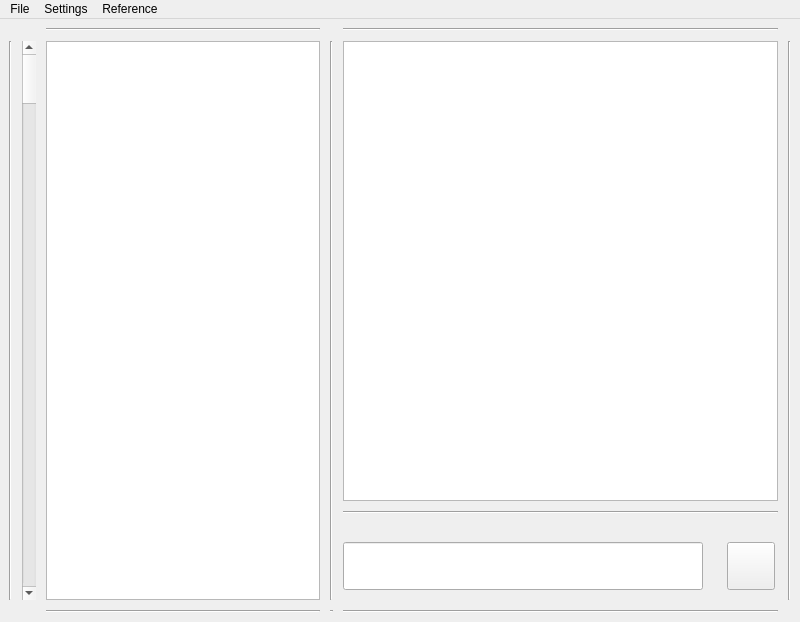
<?xml version="1.0" encoding="UTF-8"?>
<ui version="4.0">
 <class>MainWindow</class>
 <widget class="QMainWindow" name="MainWindow">
  <property name="geometry">
   <rect>
    <x>0</x>
    <y>0</y>
    <width>800</width>
    <height>622</height>
   </rect>
  </property>
  <property name="minimumSize">
   <size>
    <width>800</width>
    <height>622</height>
   </size>
  </property>
  <property name="maximumSize">
   <size>
    <width>800</width>
    <height>622</height>
   </size>
  </property>
  <property name="windowTitle">
   <string>MainWindow</string>
  </property>
  <widget class="QWidget" name="centralwidget">
   <property name="minimumSize">
    <size>
     <width>800</width>
     <height>600</height>
    </size>
   </property>
   <property name="maximumSize">
    <size>
     <width>800</width>
     <height>16777215</height>
    </size>
   </property>
   <layout class="QGridLayout" name="gridLayout_2" rowstretch="0,0,0">
    <property name="spacing">
     <number>10</number>
    </property>
    <item row="1" column="5">
     <layout class="QGridLayout" name="gridLayout">
      <item row="0" column="0">
       <widget class="QTextEdit" name="display">
        <property name="minimumSize">
         <size>
          <width>435</width>
          <height>450</height>
         </size>
        </property>
        <property name="maximumSize">
         <size>
          <width>440</width>
          <height>460</height>
         </size>
        </property>
       </widget>
      </item>
      <item row="1" column="0">
       <widget class="Line" name="line_10">
        <property name="orientation">
         <enum>Qt::Horizontal</enum>
        </property>
       </widget>
      </item>
      <item row="2" column="0">
       <layout class="QFormLayout" name="formLayout">
        <property name="labelAlignment">
         <set>Qt::AlignCenter</set>
        </property>
        <property name="formAlignment">
         <set>Qt::AlignJustify|Qt::AlignVCenter</set>
        </property>
        <property name="horizontalSpacing">
         <number>24</number>
        </property>
        <property name="verticalSpacing">
         <number>5</number>
        </property>
        <item row="0" column="0">
         <widget class="Line" name="line_6">
          <property name="orientation">
           <enum>Qt::Horizontal</enum>
          </property>
         </widget>
        </item>
        <item row="1" column="0">
         <widget class="QLineEdit" name="settext">
          <property name="minimumSize">
           <size>
            <width>360</width>
            <height>45</height>
           </size>
          </property>
          <property name="maximumSize">
           <size>
            <width>400</width>
            <height>50</height>
           </size>
          </property>
         </widget>
        </item>
        <item row="1" column="1">
         <widget class="QPushButton" name="btn">
          <property name="minimumSize">
           <size>
            <width>48</width>
            <height>48</height>
           </size>
          </property>
          <property name="maximumSize">
           <size>
            <width>48</width>
            <height>48</height>
           </size>
          </property>
          <property name="styleSheet">
           <string notr="true">#btn {bordser: none; background-image: url(img/b1.png);}
#btn:pressed {borsder: none; background-image: url(img/b2.png);}</string>
          </property>
          <property name="text">
           <string/>
          </property>
         </widget>
        </item>
       </layout>
      </item>
     </layout>
    </item>
    <item row="1" column="4">
     <widget class="Line" name="line">
      <property name="orientation">
       <enum>Qt::Vertical</enum>
      </property>
     </widget>
    </item>
    <item row="1" column="6">
     <widget class="Line" name="line_5">
      <property name="orientation">
       <enum>Qt::Vertical</enum>
      </property>
     </widget>
    </item>
    <item row="2" column="3">
     <widget class="Line" name="line_7">
      <property name="orientation">
       <enum>Qt::Horizontal</enum>
      </property>
     </widget>
    </item>
    <item row="2" column="4">
     <widget class="Line" name="line_8">
      <property name="orientation">
       <enum>Qt::Horizontal</enum>
      </property>
     </widget>
    </item>
    <item row="2" column="5">
     <widget class="Line" name="line_9">
      <property name="orientation">
       <enum>Qt::Horizontal</enum>
      </property>
     </widget>
    </item>
    <item row="0" column="5">
     <widget class="Line" name="line_4">
      <property name="orientation">
       <enum>Qt::Horizontal</enum>
      </property>
     </widget>
    </item>
    <item row="1" column="0">
     <widget class="Line" name="line_2">
      <property name="orientation">
       <enum>Qt::Vertical</enum>
      </property>
     </widget>
    </item>
    <item row="1" column="1">
     <widget class="QScrollBar" name="verticalScrollBar">
      <property name="orientation">
       <enum>Qt::Vertical</enum>
      </property>
     </widget>
    </item>
    <item row="1" column="3">
     <widget class="QListView" name="listView"/>
    </item>
    <item row="0" column="3">
     <widget class="Line" name="line_3">
      <property name="orientation">
       <enum>Qt::Horizontal</enum>
      </property>
     </widget>
    </item>
   </layout>
  </widget>
  <widget class="QMenuBar" name="menuBar">
   <property name="geometry">
    <rect>
     <x>0</x>
     <y>0</y>
     <width>800</width>
     <height>22</height>
    </rect>
   </property>
   <widget class="QMenu" name="menuFile">
    <property name="title">
     <string>File</string>
    </property>
    <addaction name="actionAdd_contact"/>
    <addaction name="actionEdit_contact"/>
    <addaction name="actionContact_list"/>
    <addaction name="actionAbout_user"/>
    <addaction name="actionExit"/>
   </widget>
   <widget class="QMenu" name="menuSettings">
    <property name="title">
     <string>Settings</string>
    </property>
    <addaction name="actionvideo_and_audio_settings"/>
   </widget>
   <widget class="QMenu" name="menuReference">
    <property name="title">
     <string>Reference</string>
    </property>
    <addaction name="actionAbout_as"/>
   </widget>
   <addaction name="menuFile"/>
   <addaction name="menuSettings"/>
   <addaction name="menuReference"/>
  </widget>
  <action name="actionAdd_contact">
   <property name="text">
    <string>Add contact</string>
   </property>
  </action>
  <action name="actionEdit_contact">
   <property name="text">
    <string>Edit contact</string>
   </property>
  </action>
  <action name="actionContact_list">
   <property name="text">
    <string>Contact list</string>
   </property>
  </action>
  <action name="actionAbout_user">
   <property name="text">
    <string>About user</string>
   </property>
  </action>
  <action name="actionExit">
   <property name="text">
    <string>Exit</string>
   </property>
  </action>
  <action name="actionvideo_and_audio_settings">
   <property name="text">
    <string>video and audio settings</string>
   </property>
  </action>
  <action name="actionAbout_as">
   <property name="text">
    <string>About as</string>
   </property>
  </action>
 </widget>
 <resources/>
 <connections/>
</ui>
